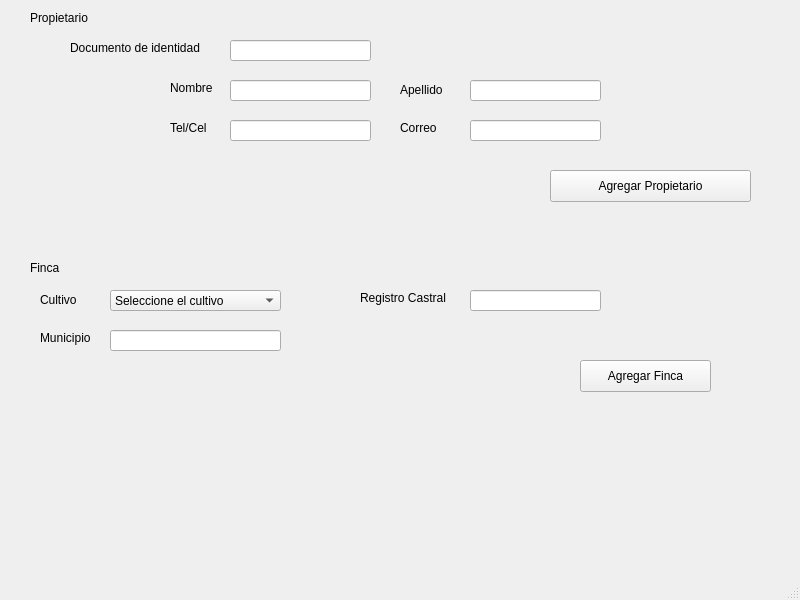
<?xml version="1.0" encoding="UTF-8"?>
<ui version="4.0">
 <class>MainWindow</class>
 <widget class="QMainWindow" name="MainWindow">
  <property name="geometry">
   <rect>
    <x>0</x>
    <y>0</y>
    <width>800</width>
    <height>600</height>
   </rect>
  </property>
  <property name="windowTitle">
   <string>MainWindow</string>
  </property>
  <property name="toolTip">
   <string>&lt;html&gt;&lt;head/&gt;&lt;body&gt;&lt;p&gt;&lt;br/&gt;&lt;/p&gt;&lt;/body&gt;&lt;/html&gt;</string>
  </property>
  <property name="styleSheet">
   <string notr="true"/>
  </property>
  <widget class="QWidget" name="centralwidget">
   <widget class="QLabel" name="label">
    <property name="geometry">
     <rect>
      <x>70</x>
      <y>40</y>
      <width>151</width>
      <height>16</height>
     </rect>
    </property>
    <property name="text">
     <string>Documento de identidad</string>
    </property>
   </widget>
   <widget class="QLabel" name="label_2">
    <property name="geometry">
     <rect>
      <x>30</x>
      <y>10</y>
      <width>71</width>
      <height>16</height>
     </rect>
    </property>
    <property name="styleSheet">
     <string notr="true">border-color: rgb(0, 0, 0);</string>
    </property>
    <property name="text">
     <string>Propietario</string>
    </property>
   </widget>
   <widget class="QLabel" name="label_3">
    <property name="geometry">
     <rect>
      <x>170</x>
      <y>80</y>
      <width>58</width>
      <height>16</height>
     </rect>
    </property>
    <property name="text">
     <string>Nombre</string>
    </property>
   </widget>
   <widget class="QLabel" name="label_4">
    <property name="geometry">
     <rect>
      <x>170</x>
      <y>120</y>
      <width>58</width>
      <height>16</height>
     </rect>
    </property>
    <property name="text">
     <string>Tel/Cel</string>
    </property>
   </widget>
   <widget class="QLabel" name="label_5">
    <property name="geometry">
     <rect>
      <x>400</x>
      <y>80</y>
      <width>58</width>
      <height>20</height>
     </rect>
    </property>
    <property name="text">
     <string>Apellido</string>
    </property>
   </widget>
   <widget class="QLabel" name="label_6">
    <property name="geometry">
     <rect>
      <x>400</x>
      <y>120</y>
      <width>58</width>
      <height>16</height>
     </rect>
    </property>
    <property name="text">
     <string>Correo</string>
    </property>
   </widget>
   <widget class="QLabel" name="label_7">
    <property name="geometry">
     <rect>
      <x>30</x>
      <y>260</y>
      <width>58</width>
      <height>16</height>
     </rect>
    </property>
    <property name="text">
     <string>Finca</string>
    </property>
   </widget>
   <widget class="QLabel" name="label_8">
    <property name="geometry">
     <rect>
      <x>40</x>
      <y>290</y>
      <width>81</width>
      <height>20</height>
     </rect>
    </property>
    <property name="text">
     <string>Cultivo</string>
    </property>
   </widget>
   <widget class="QComboBox" name="comboBox">
    <property name="geometry">
     <rect>
      <x>110</x>
      <y>290</y>
      <width>171</width>
      <height>21</height>
     </rect>
    </property>
    <property name="styleSheet">
     <string notr="true">border-color: rgb(58, 58, 58);</string>
    </property>
    <item>
     <property name="text">
      <string>Seleccione el cultivo</string>
     </property>
    </item>
    <item>
     <property name="text">
      <string>Cereales</string>
     </property>
    </item>
    <item>
     <property name="text">
      <string>Leguminosas</string>
     </property>
    </item>
    <item>
     <property name="text">
      <string>Oleaginosas</string>
     </property>
    </item>
    <item>
     <property name="text">
      <string>Hortalizas</string>
     </property>
    </item>
    <item>
     <property name="text">
      <string>Frutales</string>
     </property>
    </item>
    <item>
     <property name="text">
      <string>Ornamentales</string>
     </property>
    </item>
    <item>
     <property name="text">
      <string>Raíces y tubérculos</string>
     </property>
    </item>
    <item>
     <property name="text">
      <string>Pastos</string>
     </property>
    </item>
   </widget>
   <widget class="QLabel" name="label_9">
    <property name="geometry">
     <rect>
      <x>40</x>
      <y>330</y>
      <width>58</width>
      <height>16</height>
     </rect>
    </property>
    <property name="text">
     <string>Municipio</string>
    </property>
   </widget>
   <widget class="QLabel" name="label_10">
    <property name="geometry">
     <rect>
      <x>360</x>
      <y>290</y>
      <width>101</width>
      <height>16</height>
     </rect>
    </property>
    <property name="text">
     <string>Registro Castral</string>
    </property>
   </widget>
   <widget class="QPushButton" name="pushButton">
    <property name="geometry">
     <rect>
      <x>550</x>
      <y>170</y>
      <width>201</width>
      <height>32</height>
     </rect>
    </property>
    <property name="text">
     <string>Agregar Propietario</string>
    </property>
   </widget>
   <widget class="QPushButton" name="pushButton_2">
    <property name="geometry">
     <rect>
      <x>580</x>
      <y>360</y>
      <width>131</width>
      <height>32</height>
     </rect>
    </property>
    <property name="text">
     <string>Agregar Finca</string>
    </property>
   </widget>
   <widget class="QLineEdit" name="lineEdit">
    <property name="geometry">
     <rect>
      <x>230</x>
      <y>40</y>
      <width>141</width>
      <height>21</height>
     </rect>
    </property>
   </widget>
   <widget class="QLineEdit" name="lineEdit_2">
    <property name="geometry">
     <rect>
      <x>230</x>
      <y>80</y>
      <width>141</width>
      <height>21</height>
     </rect>
    </property>
   </widget>
   <widget class="QLineEdit" name="lineEdit_3">
    <property name="geometry">
     <rect>
      <x>230</x>
      <y>120</y>
      <width>141</width>
      <height>21</height>
     </rect>
    </property>
   </widget>
   <widget class="QLineEdit" name="lineEdit_4">
    <property name="geometry">
     <rect>
      <x>470</x>
      <y>80</y>
      <width>131</width>
      <height>21</height>
     </rect>
    </property>
   </widget>
   <widget class="QLineEdit" name="lineEdit_5">
    <property name="geometry">
     <rect>
      <x>470</x>
      <y>120</y>
      <width>131</width>
      <height>21</height>
     </rect>
    </property>
   </widget>
   <widget class="QLineEdit" name="lineEdit_6">
    <property name="geometry">
     <rect>
      <x>110</x>
      <y>330</y>
      <width>171</width>
      <height>21</height>
     </rect>
    </property>
   </widget>
   <widget class="QLineEdit" name="lineEdit_7">
    <property name="geometry">
     <rect>
      <x>470</x>
      <y>290</y>
      <width>131</width>
      <height>21</height>
     </rect>
    </property>
   </widget>
  </widget>
  <widget class="QMenuBar" name="menubar">
   <property name="geometry">
    <rect>
     <x>0</x>
     <y>0</y>
     <width>800</width>
     <height>24</height>
    </rect>
   </property>
  </widget>
  <widget class="QStatusBar" name="statusbar"/>
 </widget>
 <resources/>
 <connections/>
</ui>
